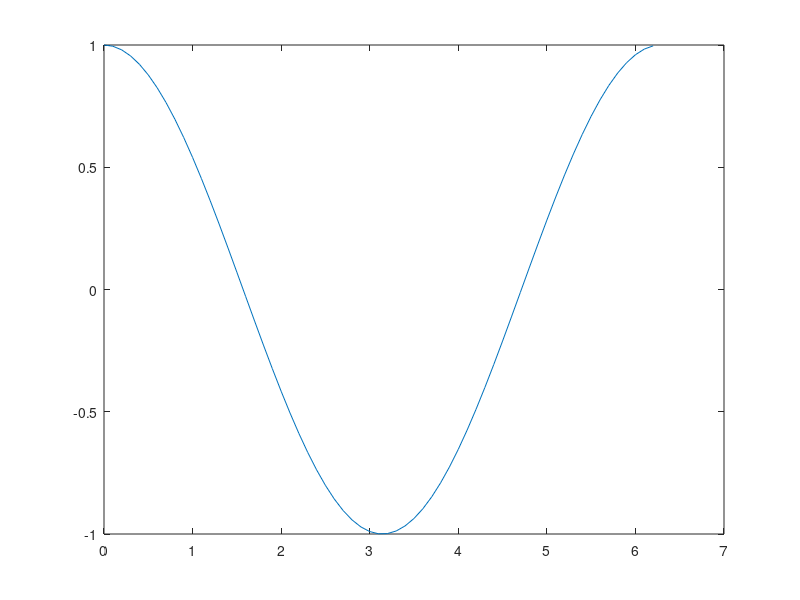

MATLAB code for this plot:
%mudando a escala do tempo de um sinal
%isto e, expandindo ou comprimindo o sinal
%y[n] = x[Mn]

n = 0:0.1:2*pi;

x1 = sin(n);

x2 = cos(n);

x1_comprimido = sin(2*n);
x1_comprimido2 = sin(4*n);

x1_invertido = sin(-2*n);

plot(n, cos(n))
%stem([x1' x1_comprimido' x1_comprimido2'])
